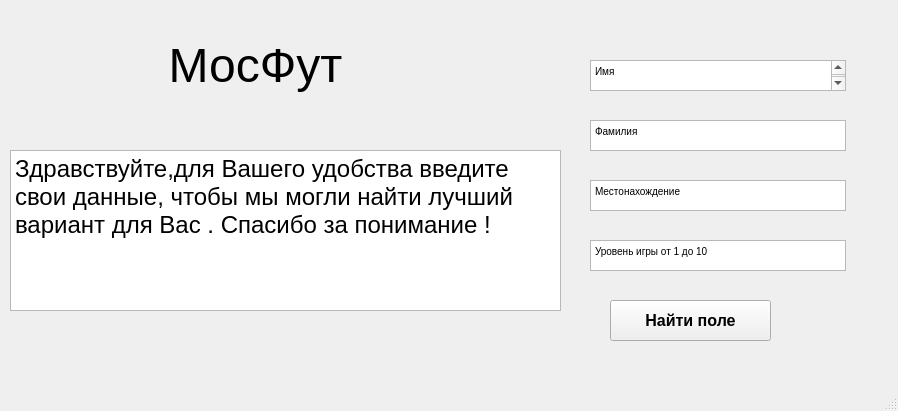
<?xml version="1.0" encoding="UTF-8"?>
<ui version="4.0">
 <class>MainWindow</class>
 <widget class="QMainWindow" name="MainWindow">
  <property name="geometry">
   <rect>
    <x>0</x>
    <y>0</y>
    <width>898</width>
    <height>411</height>
   </rect>
  </property>
  <property name="windowTitle">
   <string>MainWindow</string>
  </property>
  <widget class="QWidget" name="centralwidget">
   <widget class="QTextBrowser" name="textBrowser">
    <property name="geometry">
     <rect>
      <x>590</x>
      <y>60</y>
      <width>256</width>
      <height>31</height>
     </rect>
    </property>
    <property name="html">
     <string>&lt;!DOCTYPE HTML PUBLIC &quot;-//W3C//DTD HTML 4.0//EN&quot; &quot;http://www.w3.org/TR/REC-html40/strict.dtd&quot;&gt;
&lt;html&gt;&lt;head&gt;&lt;meta name=&quot;qrichtext&quot; content=&quot;1&quot; /&gt;&lt;style type=&quot;text/css&quot;&gt;
p, li { white-space: pre-wrap; }
&lt;/style&gt;&lt;/head&gt;&lt;body style=&quot; font-family:'MS Shell Dlg 2'; font-size:7.8pt; font-weight:400; font-style:normal;&quot;&gt;
&lt;p style=&quot; margin-top:0px; margin-bottom:0px; margin-left:0px; margin-right:0px; -qt-block-indent:0; text-indent:0px;&quot;&gt;Имя&lt;/p&gt;
&lt;p style=&quot;-qt-paragraph-type:empty; margin-top:0px; margin-bottom:0px; margin-left:0px; margin-right:0px; -qt-block-indent:0; text-indent:0px;&quot;&gt;&lt;br /&gt;&lt;/p&gt;&lt;/body&gt;&lt;/html&gt;</string>
    </property>
   </widget>
   <widget class="QTextBrowser" name="textBrowser_2">
    <property name="geometry">
     <rect>
      <x>590</x>
      <y>240</y>
      <width>256</width>
      <height>31</height>
     </rect>
    </property>
    <property name="html">
     <string>&lt;!DOCTYPE HTML PUBLIC &quot;-//W3C//DTD HTML 4.0//EN&quot; &quot;http://www.w3.org/TR/REC-html40/strict.dtd&quot;&gt;
&lt;html&gt;&lt;head&gt;&lt;meta name=&quot;qrichtext&quot; content=&quot;1&quot; /&gt;&lt;style type=&quot;text/css&quot;&gt;
p, li { white-space: pre-wrap; }
&lt;/style&gt;&lt;/head&gt;&lt;body style=&quot; font-family:'MS Shell Dlg 2'; font-size:7.8pt; font-weight:400; font-style:normal;&quot;&gt;
&lt;p style=&quot; margin-top:0px; margin-bottom:0px; margin-left:0px; margin-right:0px; -qt-block-indent:0; text-indent:0px;&quot;&gt;Уровень игры от 1 до 10&lt;/p&gt;&lt;/body&gt;&lt;/html&gt;</string>
    </property>
   </widget>
   <widget class="QTextBrowser" name="textBrowser_3">
    <property name="geometry">
     <rect>
      <x>590</x>
      <y>180</y>
      <width>256</width>
      <height>31</height>
     </rect>
    </property>
    <property name="html">
     <string>&lt;!DOCTYPE HTML PUBLIC &quot;-//W3C//DTD HTML 4.0//EN&quot; &quot;http://www.w3.org/TR/REC-html40/strict.dtd&quot;&gt;
&lt;html&gt;&lt;head&gt;&lt;meta name=&quot;qrichtext&quot; content=&quot;1&quot; /&gt;&lt;style type=&quot;text/css&quot;&gt;
p, li { white-space: pre-wrap; }
&lt;/style&gt;&lt;/head&gt;&lt;body style=&quot; font-family:'MS Shell Dlg 2'; font-size:7.8pt; font-weight:400; font-style:normal;&quot;&gt;
&lt;p style=&quot; margin-top:0px; margin-bottom:0px; margin-left:0px; margin-right:0px; -qt-block-indent:0; text-indent:0px;&quot;&gt;Местонахождение&lt;/p&gt;&lt;/body&gt;&lt;/html&gt;</string>
    </property>
   </widget>
   <widget class="QTextBrowser" name="textBrowser_4">
    <property name="geometry">
     <rect>
      <x>590</x>
      <y>120</y>
      <width>256</width>
      <height>31</height>
     </rect>
    </property>
    <property name="html">
     <string>&lt;!DOCTYPE HTML PUBLIC &quot;-//W3C//DTD HTML 4.0//EN&quot; &quot;http://www.w3.org/TR/REC-html40/strict.dtd&quot;&gt;
&lt;html&gt;&lt;head&gt;&lt;meta name=&quot;qrichtext&quot; content=&quot;1&quot; /&gt;&lt;style type=&quot;text/css&quot;&gt;
p, li { white-space: pre-wrap; }
&lt;/style&gt;&lt;/head&gt;&lt;body style=&quot; font-family:'MS Shell Dlg 2'; font-size:7.8pt; font-weight:400; font-style:normal;&quot;&gt;
&lt;p style=&quot; margin-top:0px; margin-bottom:0px; margin-left:0px; margin-right:0px; -qt-block-indent:0; text-indent:0px;&quot;&gt;Фамилия&lt;/p&gt;&lt;/body&gt;&lt;/html&gt;</string>
    </property>
   </widget>
   <widget class="QLabel" name="label">
    <property name="geometry">
     <rect>
      <x>80</x>
      <y>30</y>
      <width>351</width>
      <height>71</height>
     </rect>
    </property>
    <property name="text">
     <string>&lt;html&gt;&lt;head/&gt;&lt;body&gt;&lt;p align=&quot;center&quot;&gt;&lt;span style=&quot; font-size:36pt;&quot;&gt;МосФут&lt;/span&gt;&lt;/p&gt;&lt;/body&gt;&lt;/html&gt;</string>
    </property>
   </widget>
   <widget class="QPlainTextEdit" name="plainTextEdit">
    <property name="geometry">
     <rect>
      <x>10</x>
      <y>150</y>
      <width>551</width>
      <height>161</height>
     </rect>
    </property>
    <property name="font">
     <font>
      <pointsize>18</pointsize>
     </font>
    </property>
    <property name="plainText">
     <string>Здравствуйте,для Вашего удобства введите свои данные, чтобы мы могли найти лучший вариант для Вас . Спасибо за понимание !</string>
    </property>
   </widget>
   <widget class="QPushButton" name="pushButton">
    <property name="geometry">
     <rect>
      <x>610</x>
      <y>300</y>
      <width>161</width>
      <height>41</height>
     </rect>
    </property>
    <property name="font">
     <font>
      <pointsize>12</pointsize>
      <weight>75</weight>
      <bold>true</bold>
     </font>
    </property>
    <property name="text">
     <string>Найти поле</string>
    </property>
   </widget>
  </widget>
  <widget class="QMenuBar" name="menubar">
   <property name="geometry">
    <rect>
     <x>0</x>
     <y>0</y>
     <width>898</width>
     <height>26</height>
    </rect>
   </property>
  </widget>
  <widget class="QStatusBar" name="statusbar"/>
 </widget>
 <resources/>
 <connections/>
</ui>
